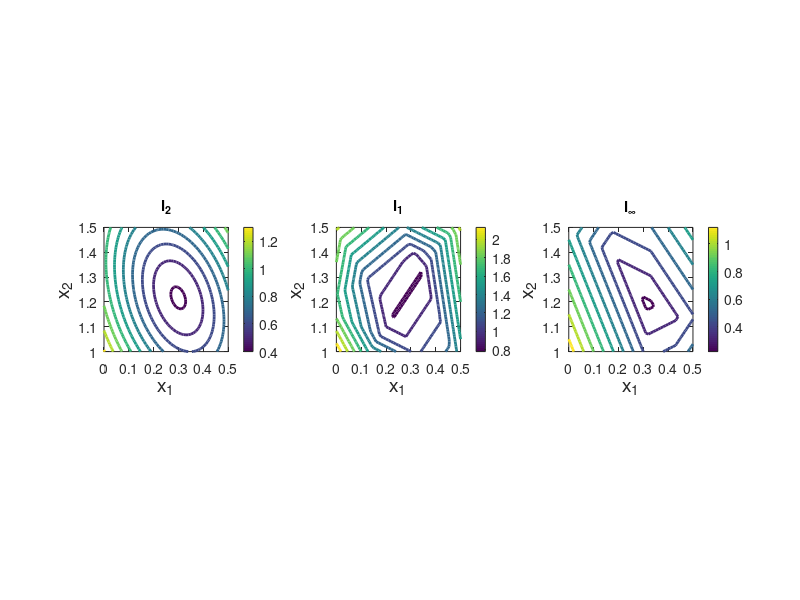

Source code (MATLAB):
t = [-1.5; -0.5; 0.5; 1.5; 2.5];
y = [0.80; 1.23; 1.15; 1.48; 2.17];

A = [t, ones(size(t))];


%% contour plot


x1 = 0:0.01:0.5;
x2 = 1:0.01:1.5;
[X,Y] = meshgrid(x1,x2);

F2 = 0;
F1 = 0;
tmp = [];
for ii = 1:length(t)
    F2 = F2+(t(ii)*X+Y-y(ii)).^2;
    F1 = F1+abs(t(ii)*X+Y-y(ii));
    tmp(:,:,ii) = abs(t(ii)*X+Y-y(ii)); 
end
F2 = sqrt(F2);
Finf = max(tmp,[],3);

k = 0:9;
v1 = 0.78+0.15*k;
v2 = 0.4+0.1*k;
vinf = 0.22+0.1*k;

figure,
subplot(1,3,1),
[c,h]=contour(X,Y,F2,v2,'linewidth',2); 
colorbar, axis image,
xlabel('x_1','fontsize',14),
ylabel('x_2','fontsize',14),
title('l_2')

subplot(1,3,2),
[c,h]=contour(X,Y,F1,v1,'linewidth',2); 
colorbar, axis image,
xlabel('x_1','fontsize',14),
ylabel('x_2','fontsize',14),
title('l_1')

subplot(1,3,3),
[c,h]=contour(X,Y,Finf,vinf,'linewidth',2); 
colorbar, axis image,
xlabel('x_1','fontsize',14),
ylabel('x_2','fontsize',14),
title('l_\infty')

